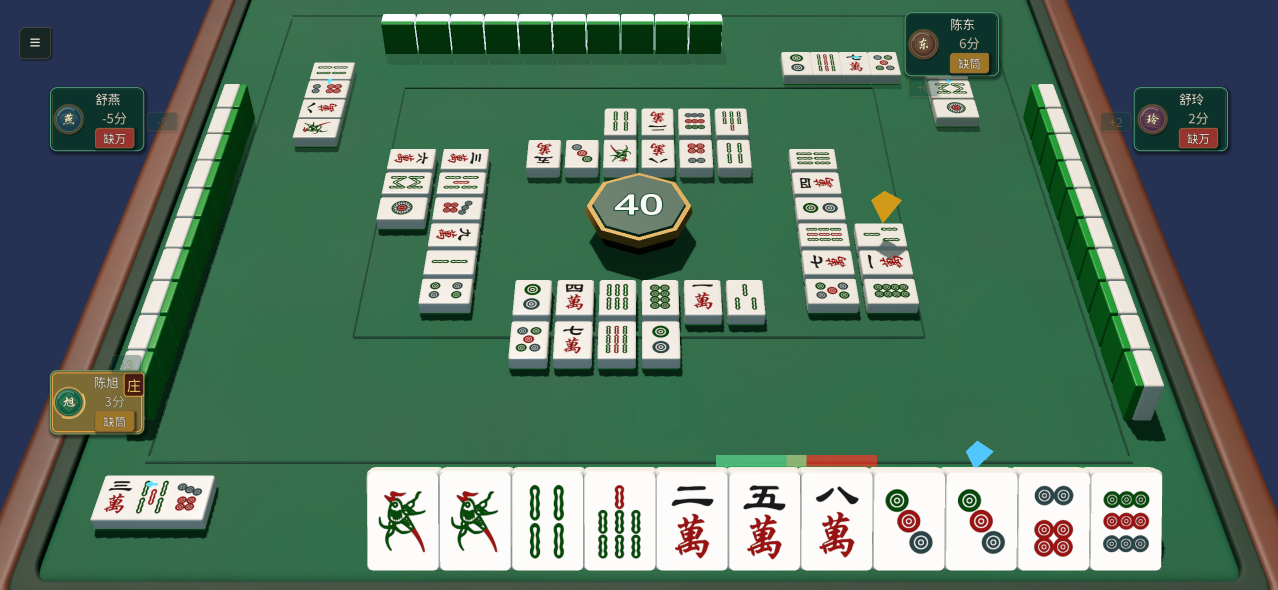
#> input picture evidence/ui_meld_model_consistency_20260731/metal/meld-source-matrix_2556x1179.png, 2556 x 1180 px, given in place of tile_face_large.png, which was not available (shown at 1/2 size)
$ python preview_tile_redesign.py
#> lines starting #> are read from the running program, lines starting #| are printed output that depends on the picture; pictures that were not available may be replaced by others from this repository, and a replacement may not be noted
#!/usr/bin/env python3
"""Build a richer local preview sheet for the warm jade tile redesign."""

from __future__ import annotations

from pathlib import Path

from PIL import Image, ImageDraw


ROOT = Path(__file__).resolve().parents[1]
BODY_LARGE_PATH = ROOT / "res/art/ui_3d_cartoon/tile_face_large.png"
BODY_TABLE_PATH = ROOT / "res/art/ui_3d_cartoon/tile_face_table.png"
BACK_PATH = ROOT / "res/art/ui_3d_cartoon/tile_back_table.png"
SYMBOL_DIR = ROOT / "res/art/ui_3d_cartoon/tile_symbols"
OUT_PATH = ROOT / "docs/ui_baseline/mockups/tile_redesign_preview.png"

HERO_TILES = [
    ("Tiao 1", "tiao_1.png"),
    ("Tiao 5", "tiao_5.png"),
    ("Tong 1", "tong_1.png"),
    ("Tong 9", "tong_9.png"),
    ("Wan 1", "wan_1.png"),
    ("Wan 9", "wan_9.png"),
]

HAND_ROW = [
    "tiao_1.png",
    "tiao_2.png",
    "tiao_3.png",
    "tiao_5.png",
    "tiao_7.png",
    "tong_1.png",
    "tong_3.png",
    "tong_6.png",
    "tong_9.png",
    "wan_1.png",
    "wan_5.png",
    "wan_9.png",
    "tong_8.png",
]

MELD_ROW = [
    "tong_4.png",
    "tong_4.png",
    "tong_4.png",
    "tiao_7.png",
    "tiao_7.png",
    "tiao_7.png",
    "tiao_7.png",
    "wan_9.png",
]


def compose_tile(body: Image.Image, symbol: Image.Image, scale_ratio: float = 0.66, y_bias: int = 2) -> Image.Image:
    tile = body.copy()
    symbol = symbol.copy()
    scale = min((body.width * scale_ratio) / symbol.width, (body.height * 0.70) / symbol.height)
    symbol = symbol.resize(
        (max(1, int(symbol.width * scale)), max(1, int(symbol.height * scale))),
        Image.Resampling.LANCZOS,
    )
    x = (tile.width - symbol.width) // 2 - 1
    y = (tile.height - symbol.height) // 2 + y_bias
    tile.alpha_composite(symbol, (x, y))
    return tile


def apply_outline(tile: Image.Image, color: tuple[int, int, int, int], border: int = 2, scale: float = 1.0) -> Image.Image:
    pad = max(4, border + 4)
    canvas = Image.new("RGBA", (tile.width + pad * 2, tile.height + pad * 2), (0, 0, 0, 0))
    shadow = Image.new("RGBA", canvas.size, (0, 0, 0, 0))
    shadow_draw = ImageDraw.Draw(shadow)
    shadow_draw.rounded_rectangle(
        (pad - 1, pad + tile.height - 3, pad + tile.width + 1, pad + tile.height + 3),
        radius=9,
        fill=(0, 0, 0, 22),
    )
    canvas.alpha_composite(shadow, (0, 0))
    target = tile
    if scale != 1.0:
        target = tile.resize(
            (max(1, int(tile.width * scale)), max(1, int(tile.height * scale))),
            Image.Resampling.LANCZOS,
        )
    x = (canvas.width - target.width) // 2
    y = (canvas.height - target.height) // 2 - 1
    canvas.alpha_composite(target, (x, y))
    draw = ImageDraw.Draw(canvas)
    draw.rounded_rectangle(
        (x - border, y - border, x + target.width + border - 1, y + target.height + border - 1),
        radius=12,
        outline=color,
        width=border,
    )
    return canvas


def shadow_panel(size: tuple[int, int], fill: tuple[int, int, int, int]) -> Image.Image:
    panel = Image.new("RGBA", size, (0, 0, 0, 0))
    draw = ImageDraw.Draw(panel)
    draw.rounded_rectangle((0, 0, size[0] - 1, size[1] - 1), radius=12, fill=fill, outline=(36, 92, 70, 220), width=1)
    return panel


def draw_label(draw: ImageDraw.ImageDraw, x: int, y: int, text: str, color: tuple[int, int, int, int]) -> None:
    draw.text((x, y), text, fill=color)


def main() -> None:
    body_large = Image.open(BODY_LARGE_PATH).convert("RGBA")
    body_table = Image.open(BODY_TABLE_PATH).convert("RGBA")
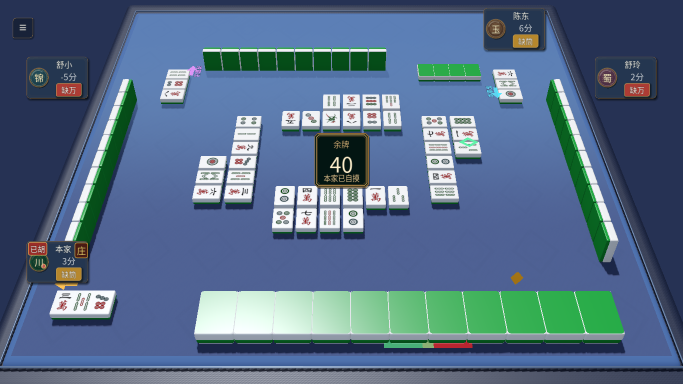
#> input picture evidence/ui_scoring_texture_20260723/self-draw_1365x768.png, 1366 x 768 px, given in place of tile_face_table.png, which was not available (shown at 1/2 size)
    back_tile = Image.open(BACK_PATH).convert("RGBA").resize(body_large.size, Image.Resampling.LANCZOS)
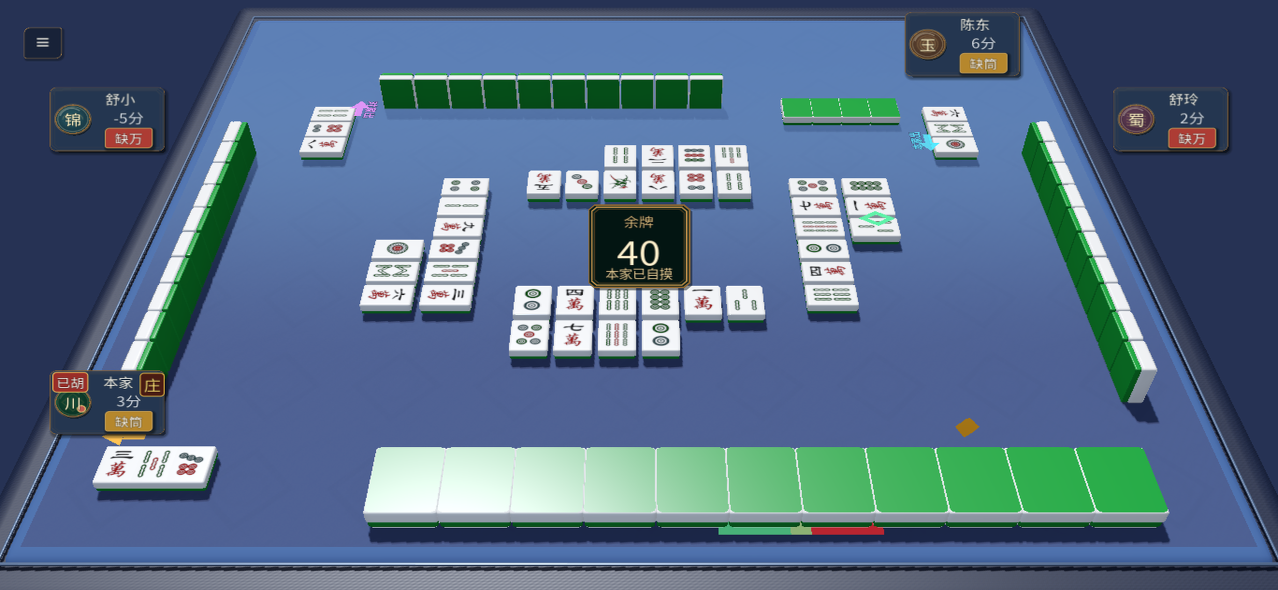
#> back_tile: PIL image 2556x1180 RGBA (shown at 1/2 size); mean R, G, B, A 84.8, 108.7, 134.7, 255

    sheet = Image.new("RGBA", (1760, 1360), (15, 55, 39, 255))
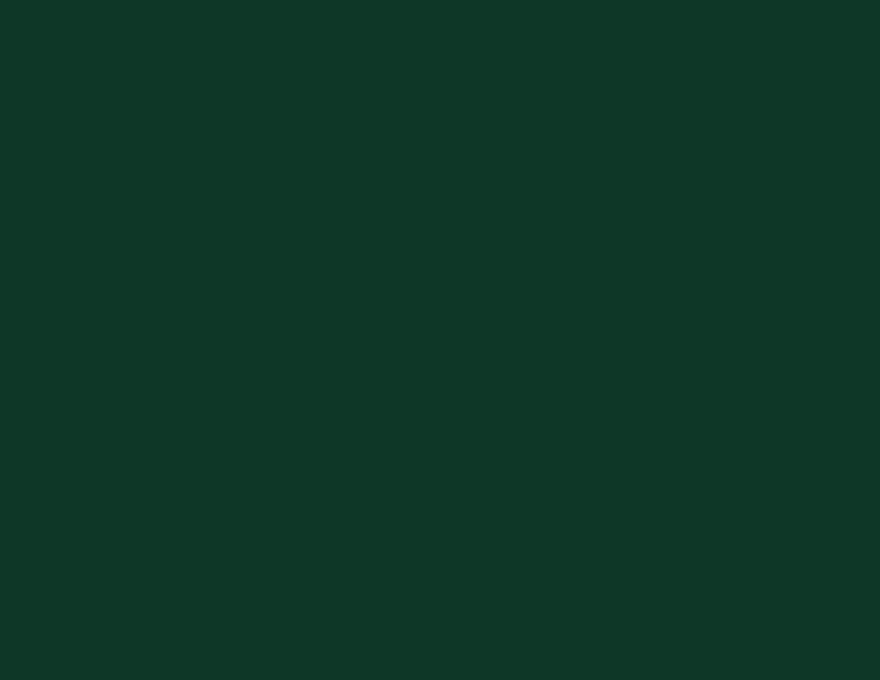
#> sheet: PIL image 1760x1360 RGBA (shown at 1/2 size); mean R, G, B, A 15, 55, 39, 255
    draw = ImageDraw.Draw(sheet)
    title_color = (241, 232, 210, 255)
    sub_color = (199, 183, 142, 255)
    muted = (187, 202, 188, 255)

    draw_label(draw, 48, 28, "Bright Realistic Jade Tile Preview", title_color)
    draw_label(draw, 48, 60, "brighter green jade / stronger relief / printed symbols / discard readability", sub_color)

    hero_panel = shadow_panel((1664, 356), (23, 69, 50, 228))
#> in shadow_panel, `panel = Image.new("RGBA", size, (0, 0, 0, 0))`: panel: PIL image 1664x356 RGBA; every value is 0
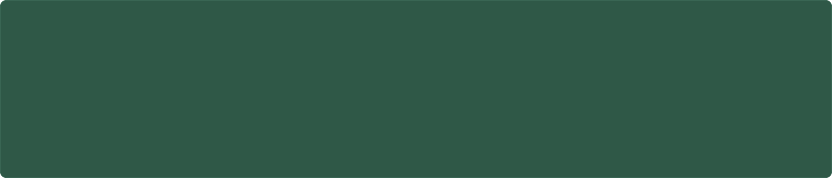
#> hero_panel: PIL image 1664x356 RGBA (shown at 1/2 size); mean R, G, B, A 23.1, 69.1, 50.1, 227.9; transparent parts drawn white
    sheet.alpha_composite(hero_panel, (48, 98))
    draw_label(draw, 72, 118, "Hero tiles", title_color)

    hero_items = []
    for label, filename in HERO_TILES:
#> (the run stopped early here; a loop or call above may not have finished)
